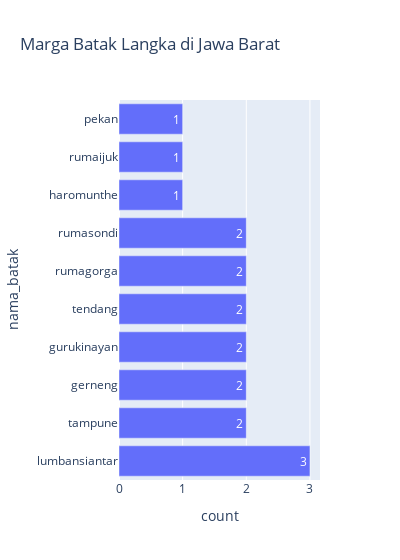

Source (notebook cell):
### Code cell
fig = px.bar(bottom_marga, y='nama_batak', x='count',text_auto=True,width=400,title='Marga Batak Langka di Jawa Barat')
fig.show()

### Figure 1 — Plotly figure (JSON) as saved in the notebook; plotly's stock layout.template omitted (floating-point values rounded to 4 significant figures)
{"data": [{"alignmentgroup": "True", "hovertemplate": "count=%{x}<br>nama_batak=%{y}<extra></extra>", "legendgroup": "", "marker": {"color": "#636efa", "pattern": {"shape": ""}}, "name": "", "offsetgroup": "", "orientation": "h", "showlegend": false, "textposition": "auto", "texttemplate": "%{x}", "type": "bar", "x": [3, 2, 2, 2, 2, 2, 2, 1, 1, 1], "xaxis": "x", "y": ["lumbansiantar", "tampune", "gerneng", "gurukinayan", "tendang", "rumagorga", "rumasondi", "haromunthe", "rumaijuk", "pekan"], "yaxis": "y"}], "layout": {"barmode": "relative", "legend": {"tracegroupgap": 0}, "title": {"text": "Marga Batak Langka di Jawa Barat"}, "width": 400, "xaxis": {"anchor": "y", "domain": [0, 1], "title": {"text": "count"}}, "yaxis": {"anchor": "x", "domain": [0, 1], "title": {"text": "nama_batak"}}}}
